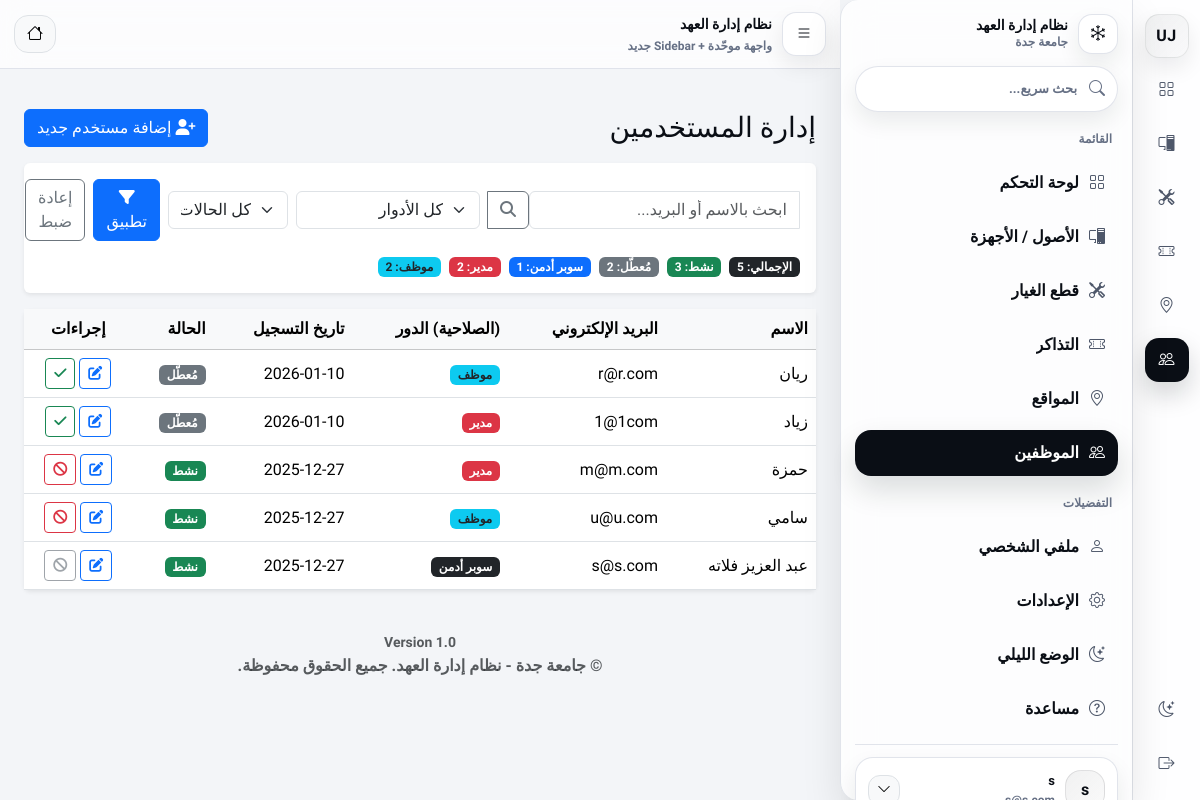
Screenshot of /index.php?page=users/index (signed in) with the database file from the repository.
### tables this page shows
CREATE TABLE `users` (
  `id` int(11) NOT NULL,
  `username` varchar(50) NOT NULL,
  `email` varchar(100) NOT NULL,
  `password` varchar(255) NOT NULL,
  `role` enum('super_admin','manager','user') NOT NULL DEFAULT 'user',
  `created_at` datetime DEFAULT current_timestamp(),
  `job_title` varchar(100) DEFAULT NULL,
  `department` varchar(100) DEFAULT NULL,
  `phone` varchar(20) DEFAULT NULL,
  `avatar` varchar(255) DEFAULT 'default_avatar.png',
  `lang` varchar(5) DEFAULT 'ar',
  `dark_mode` tinyint(1) DEFAULT 0,
  `name` varchar(100) DEFAULT 'User',
  `manager_id` int(11) DEFAULT NULL,
  `is_active` tinyint(1) NOT NULL DEFAULT 1
);

### app/controllers/UsersController.php (called while the page is built, shortened)
<?php
class UsersController extends Controller
{
    private $userModel;
    public function __construct()
    {
        $this->userModel = $this->model('User');
    }
    public function index()
    {
        $role = normalizeRole(currentRole());
        $users = [];
        if ($role === 'super_admin') {
            $users = $this->userModel->getUsers();
        } elseif ($role === 'manager') {
            $users = $this->userModel->getUsersByManager((int)($_SESSION['user_id'] ?? 0));
        } else {
            flash('access_denied', 'ليس لديك صلاحية لعرض المستخدمين', 'alert alert-danger');
            redirect('index.php?page=dashboard');
            exit;
        }
        $this->view('users/index', ['users' => $users]);
        exit;
    }
}

### app/libraries/Database.php (called while the page is built, shortened)
<?php
class Database {
    private $host = 'localhost';
    private $user = 'root';
    private $pass = '';
    private $dbname = 'it_inventory';
    private $dbh;
    private $stmt;
    public function __construct() {
        $dsn = 'mysql:host=' . $this->host . ';dbname=' . $this->dbname;
        $options = array(
            PDO::ATTR_PERSISTENT => true,
            PDO::ATTR_ERRMODE => PDO::ERRMODE_EXCEPTION
        );
        try {
            $this->dbh = new PDO($dsn, $this->user, $this->pass, $options);
        } catch(PDOException $e) {
            $this->error = $e->getMessage();
            echo $this->error;
        }
    }
    public function query($sql) {
        $this->stmt = $this->dbh->prepare($sql);
    }
    public function bind($param, $value, $type = null) {
        if (is_null($type)) {
            switch (true) {
                case is_int($value):
                    $type = PDO::PARAM_INT;
                    break;
            }
        }
        $this->stmt->bindValue($param, $value, $type);
    }
    public function execute() {
        return $this->stmt->execute();
    }
    public function resultSet() {
        $this->execute();
        return $this->stmt->fetchAll(PDO::FETCH_OBJ);
    }
}

### app/models/User.php (called while the page is built, shortened)
<?php
class User
{
    private $db;
    public function __construct()
    {
        $this->db = new Database;
    }
  public function getUsers(){
    $this->db->query("
        SELECT id, username, name, email, role, manager_id, created_at, is_active
        FROM users
        ORDER BY id DESC
    ");
    return $this->db->resultSet();
}
}

### app/views/users/index.php (the view, shortened to what this page needs)
<?php require_once APPROOT . '/views/layouts/header.php'; ?>
<?php
$users = $data['users'] ?? ($users ?? []);
$sessionRole = strtolower(trim((string)($_SESSION['user_role'] ?? 'user')));
$canManageUsers = in_array($sessionRole, ['super_admin', 'superadmin'], true);
$q = trim((string)($_GET['q'] ?? ''));
$normRole = function($r) {
  $r = strtolower(trim((string)$r));
  if ($r === 'superadmin') return 'super_admin';
  if ($r === 'super_admin') return 'super_admin';
  if ($r === 'manager') return 'manager';
  return 'user';
};
$filtered = $users;
$total = count($users);
$superCount = $managerCount = $userCount = 0;
$activeCount = $inactiveCount = 0;
foreach ($users as $u) {
  $r = $normRole($u->role ?? 'user');
  if ($r === 'super_admin') $superCount++;
  elseif ($r === 'manager') $managerCount++;
  else $userCount++;
  $a = isset($u->is_active) ? (int)$u->is_active : 1;
  if ($a === 1) $activeCount++; else $inactiveCount++;
}
function roleBadgeText($r) {
  if ($r === 'super_admin') return 'سوبر أدمن';
  if ($r === 'manager') return 'مدير';
  return 'موظف';
}
?>
<div class="container py-4">
  <div class="d-flex flex-wrap justify-content-between align-items-center gap-2 mb-3">
    <h3 class="mb-0">إدارة المستخدمين</h3>
    <div class="d-flex gap-2 align-items-center">
      <?php if ($canManageUsers): ?>
        <a class="btn btn-primary" href="<?php echo URLROOT; ?>/index.php?page=users/add">
          <i class="fa fa-user-plus"></i> إضافة مستخدم جديد
        </a>
      <?php else: ?>
        <span class="badge bg-secondary">عرض فقط</span>
      <?php endif; ?>
    </div>
  </div>
  <div class="card shadow-sm border-0 mb-3">
    <div class="card-body">
      <form class="row g-2 align-items-center" method="GET" action="<?php echo URLROOT; ?>/index.php">
        <div class="col-md-5">
          <div class="input-group">
            <input type="text" name="q" class="form-control" value="<?php echo htmlspecialchars($q); ?>" placeholder="ابحث بالاسم أو البريد...">
            <button class="btn btn-outline-secondary" type="submit"><i class="fa fa-search"></i></button>
          </div>
        </div>
        <div class="col-md-3">
          <select name="role" class="form-select">
            <option value="">كل الأدوار</option>
          </select>
        </div>
        <div class="col-md-2">
          <select name="status" class="form-select">
            <option value="">كل الحالات</option>
          </select>
        </div>
        <div class="col-md-2 d-flex gap-2">
          <button class="btn btn-primary w-100" type="submit"><i class="fa fa-filter"></i> تطبيق</button>
          <a class="btn btn-outline-secondary w-100" href="<?php echo URLROOT; ?>/index.php?page=users/index">إعادة ضبط</a>
        </div>
      </form>
      <div class="mt-3 d-flex flex-wrap gap-2">
        <span class="badge bg-dark">الإجمالي: <?php echo (int)$total; ?></span>
        <span class="badge bg-success">نشط: <?php echo (int)$activeCount; ?></span>
        <span class="badge bg-secondary">مُعطّل: <?php echo (int)$inactiveCount; ?></span>
        <span class="badge bg-primary">سوبر أدمن: <?php echo (int)$superCount; ?></span>
        <span class="badge bg-danger">مدير: <?php echo (int)$managerCount; ?></span>
        <span class="badge bg-info text-dark">موظف: <?php echo (int)$userCount; ?></span>
      </div>
    </div>
  </div>
  <div class="card shadow-sm border-0">
    <div class="card-body p-0">
      <div class="table-responsive">
        <table class="table mb-0 align-middle">
          <thead class="table-light">
            <tr>
              <th class="text-end">الاسم</th>
              <th class="text-end">البريد الإلكتروني</th>
              <th class="text-end">(الصلاحية) الدور</th>
              <th class="text-end">تاريخ التسجيل</th>
              <th class="text-end">الحالة</th>
              <th class="text-center">إجراءات</th>
            </tr>
          </thead>
          <tbody>
            <?php if (empty($filtered)): ?>
              <tr>
                <td colspan="6" class="text-center text-muted py-4">لا يوجد مستخدمين مسجلين.</td>
              </tr>
            <?php else: ?>
              <?php foreach ($filtered as $u): ?>
                <?php
                  $name = $u->name ?? ($u->username ?? '-');
                  $email = $u->email ?? '-';
                  $r = $normRole($u->role ?? 'user');
                  $createdAt = !empty($u->created_at) ? date('Y-m-d', strtotime($u->created_at)) : '-';
                  $uid = (int)($u->id ?? 0);
                  $active = isset($u->is_active) ? (int)$u->is_active : 1;
                ?>
                <tr>
                  <td class="text-end"><?php echo htmlspecialchars($name); ?></td>
                  <td class="text-end" dir="ltr"><?php echo htmlspecialchars($email); ?></td>
                  <td class="text-end">
                    <?php
                      $txt = roleBadgeText($r);
                      $cls = ($r==='super_admin') ? 'bg-dark' : (($r==='manager') ? 'bg-danger' : 'bg-info text-dark');
                    ?>
                    <span class="badge <?php echo $cls; ?>"><?php echo $txt; ?></span>
                  </td>
                  <td class="text-end" dir="ltr"><?php echo htmlspecialchars($createdAt); ?></td>
                  <td class="text-end">
                    <?php if ($active === 1): ?>
                      <span class="badge bg-success">نشط</span>
                    <?php else: ?>
                      <span class="badge bg-secondary">مُعطّل</span>
                    <?php endif; ?>
                  </td>
                  <td class="text-center">
                    <?php if ($canManageUsers): ?>
                      <a class="btn btn-sm btn-outline-primary" href="<?php echo URLROOT; ?>/index.php?page=users/edit&id=<?php echo $uid; ?>">
                        <i class="fa fa-edit"></i>
                      </a>
                      <?php if ((int)($_SESSION['user_id'] ?? 0) !== $uid): ?>
                        <form method="POST" action="<?php echo URLROOT; ?>/index.php?page=users/delete" class="d-inline">
                          <button type="submit" class="btn btn-sm <?php echo ($active===1)?'btn-outline-danger':'btn-outline-success'; ?>"
                                  onclick="return confirm('<?php echo ($active===1)?'تعطيل المستخدم؟':'تفعيل المستخدم؟'; ?>');">
                            <i class="fa <?php echo ($active===1)?'fa-ban':'fa-check'; ?>"></i>
                          </button>
                        </form>
                      <?php else: ?>
                        <button type="button" class="btn btn-sm btn-outline-secondary" disabled title="لا يمكنك تعطيل حسابك">
                          <i class="fa fa-ban"></i>
                        </button>
                      <?php endif; ?>
                    <?php else: ?>
                      —
                    <?php endif; ?>
                  </td>
                </tr>
              <?php endforeach; ?>
            <?php endif; ?>
          </tbody>
        </table>
      </div>
    </div>
  </div>
</div>
<?php require_once APPROOT . '/views/layouts/footer.php'; ?>

### app/views/layouts/footer.php (style rules this page uses)
:root { --uj-rail-w: 72px; }

### rows the page displays
users: name "ريان", email "r@r.com", role "موظف", created_at "2026-01-10", is_active "مُعطّل"
users: name "زياد", email "1@1com", role "مدير", created_at "2026-01-10", is_active "مُعطّل"
users: name "حمزة", email "m@m.com", role "مدير", created_at "2025-12-27", is_active "نشط"
users: name "سامي", email "u@u.com", role "موظف", created_at "2025-12-27", is_active "نشط"
users: name "عبد العزيز فلاته", email "s@s.com", role "سوبر أدمن", created_at "2025-12-27", is_active "نشط"

### other values shown
SITENAME "نظام إدارة العهد"
mb_substr(trim((string)$userName), 0, 1) "s"
$userName "s"
$total "5"
$activeCount "3"
$inactiveCount "2"
$superCount "1"
$managerCount "2"
$userCount "2"
